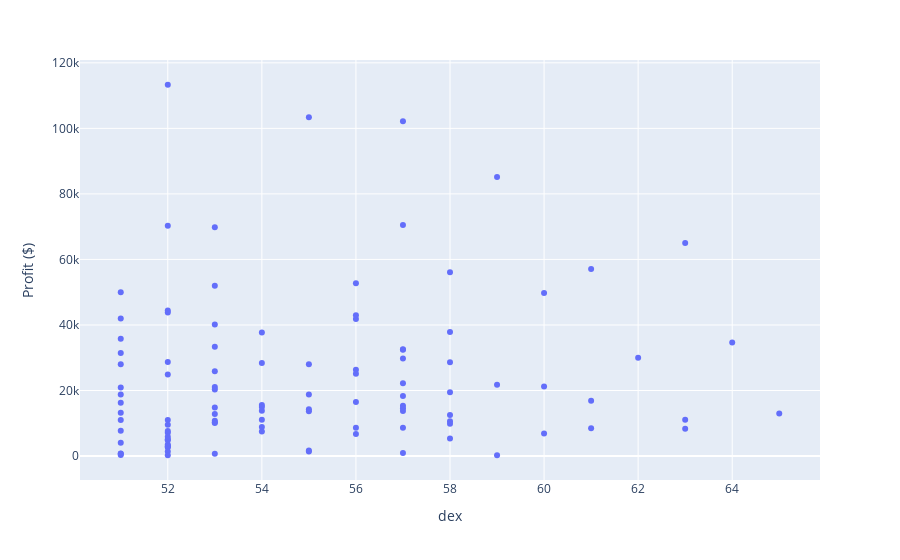

The notebook cell this image was saved under:
### Code cell
px.scatter(Threshold,x=Threshold['dex'],y=Threshold['Profit ($)'])
